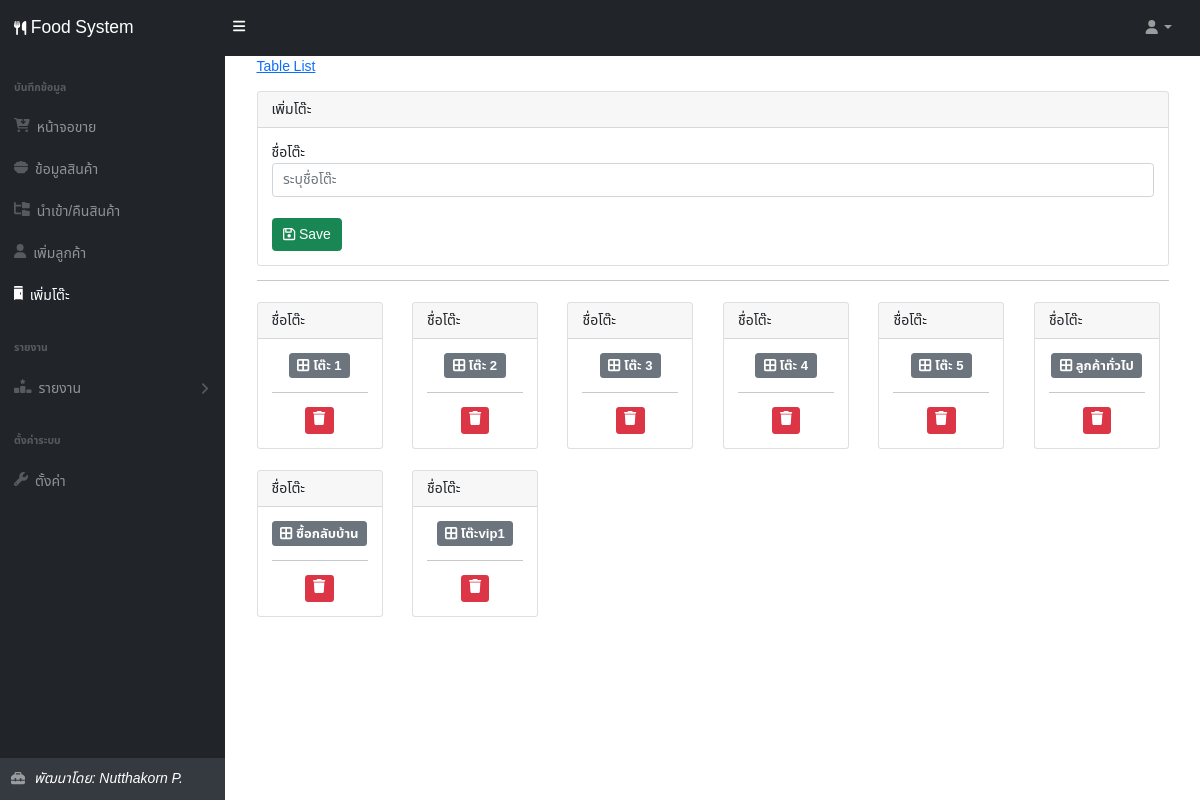
/home.php?m=table, run on the app's committed database.
### tables this page shows
CREATE TABLE `food_table` (
  `id` int(11) NOT NULL,
  `table_name` varchar(50) NOT NULL,
  `timediff` datetime NOT NULL,
  `status` int(11) NOT NULL
);

### classes/Main.class.php (called while the page is built, shortened)
<?php
    class Main {
        private $dbhost = 'localhost';
        private $dbuser = 'root';
        private $dbpass = '';
        private $dbname = 'food';
        function __construct() {
            try {
                $conn = new mysqli($this->dbhost, $this->dbuser, $this->dbpass, $this->dbname);
                $this->dbcon = $conn;
            }catch(Exception $e){
                echo "
                    <div>
                        Database is Error connection : <b>".$e->getMessage()."</b><br/>
                    </div>
                ";
            }
        }
    }
?>

### classes/Table.class.php (called while the page is built, shortened)
<?php
require 'Main.class.php';
class Table extends Main{
    public function TableList(){
        $sql = "
            SELECT
                *, TIMEDIFF(TIME(NOW()),TIME(timediff)) AS count_time
            FROM
                food_table
            ORDER BY
                id ASC
            ";
        $query = $this->dbcon->query($sql);
        if ($query->num_rows > 0){
            return $query;
        }
    }
}

### table.php (the view, shortened to what this page needs)
<!DOCTYPE html>
<html lang="en">
<head>
</head>
<?php
    $obj = new Table;
    $data = $obj->TableList();
?>
<body>
    <div class="container">
    <a href="#!">Table List</a>
        <div class="card mt-3 bg-dar">
            <div class="card-header">
                เพิ่มโต๊ะ
            </div>
            <form action="" method="post">
                <div class="card-body">
                    <label for="">ชื่อโต๊ะ</label>
                    <input type="text" name="table_name" class="form-control" placeholder="ระบุชื่อโต๊ะ">
                    <br>
                    <button type="submit" class="btn btn-success" name="btnclick"><i class="fa-regular fa-floppy-disk"></i> Save</button>
                </div>
            </form>
        </div>
        <hr>
        <div class="row">
            <?php foreach($data as $val){ ?>
            <div class="col-lg-2 col-md-6 col-sm-12 col-xs-12">
                <div class="card mb-3 mt-2" style="width: 9rem;">
                    <div class="card-header">ชื่อโต๊ะ</div>
                    <div class="card-body" align="center">
                        <h5>
                            <span class="badge bg-secondary">
                            <i class="fa-solid fa-border-all"></i> <?=$val['table_name']?>
                            </span>
                        </h5>
                        <hr>
                        <a href="table.php?delid=<?=$val['id']?>&delstatus=1" class="btn btn-danger btn-sm" onclick="return confirm('ต้องการลบโต๊ะนี้ ?')"><i class="fa-solid fa-trash"></i></a>
                    </div>
                </div>
            </div>
            <?php } ?>
        </div>
    </div>
</body>
</html>

### home.php (style rules this page uses)
* { font-family: 'Noto Sans Thai', sans-serif; font-size: 14px; }

### data on the page
food_table: table_name "โต๊ะ 1"
food_table: table_name "โต๊ะ 2"
food_table: table_name "โต๊ะ 3"
food_table: table_name "โต๊ะ 4"
food_table: table_name "โต๊ะ 5"
food_table: table_name "ลูกค้าทั่วไป"
food_table: table_name "ซื้อกลับบ้าน"
food_table: table_name "โต๊ะvip1"
